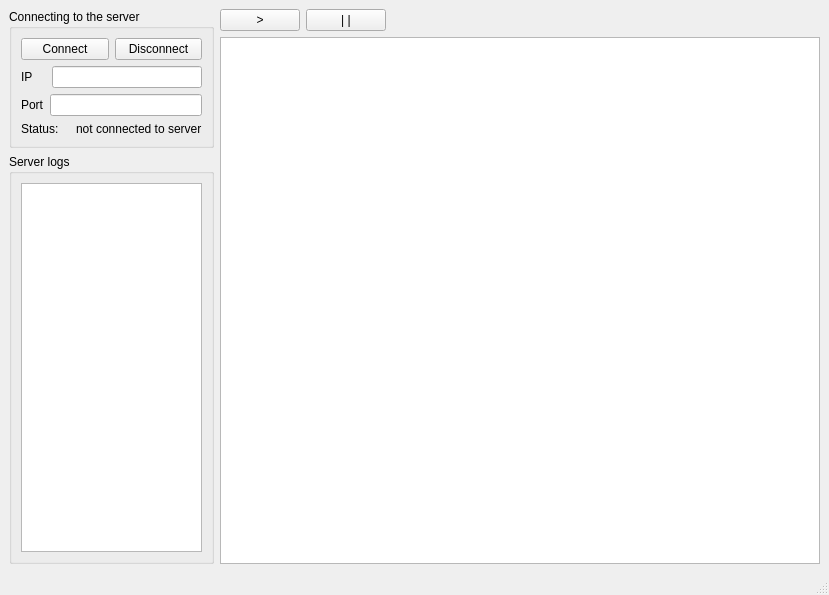
<?xml version="1.0" encoding="UTF-8"?>
<ui version="4.0">
 <class>MainWindow</class>
 <widget class="QMainWindow" name="MainWindow">
  <property name="geometry">
   <rect>
    <x>0</x>
    <y>0</y>
    <width>829</width>
    <height>595</height>
   </rect>
  </property>
  <property name="windowTitle">
   <string>MainWindow</string>
  </property>
  <widget class="QWidget" name="centralwidget">
   <layout class="QGridLayout" name="gridLayout_3">
    <item row="0" column="0">
     <layout class="QVBoxLayout" name="serverInfo">
      <item>
       <widget class="QGroupBox" name="connectToServer">
        <property name="title">
         <string>Connecting to the server</string>
        </property>
        <layout class="QGridLayout" name="gridLayout">
         <item row="0" column="0">
          <layout class="QHBoxLayout" name="connectAndDisconnect">
           <item>
            <widget class="QPushButton" name="Btn_connect">
             <property name="text">
              <string>Connect</string>
             </property>
            </widget>
           </item>
           <item>
            <widget class="QPushButton" name="Btn_disconnect">
             <property name="text">
              <string>Disconnect</string>
             </property>
            </widget>
           </item>
          </layout>
         </item>
         <item row="1" column="0">
          <layout class="QVBoxLayout" name="addresAndPort">
           <item>
            <layout class="QHBoxLayout" name="Ip">
             <item>
              <widget class="QLabel" name="L_ipConst">
               <property name="text">
                <string>IP    </string>
               </property>
              </widget>
             </item>
             <item>
              <widget class="QLineEdit" name="Le_ip"/>
             </item>
            </layout>
           </item>
           <item>
            <layout class="QHBoxLayout" name="Port">
             <item>
              <widget class="QLabel" name="L_portConst">
               <property name="text">
                <string>Port</string>
               </property>
              </widget>
             </item>
             <item>
              <widget class="QLineEdit" name="Le_port"/>
             </item>
            </layout>
           </item>
          </layout>
         </item>
         <item row="2" column="0">
          <layout class="QHBoxLayout" name="statusServer">
           <item>
            <widget class="QLabel" name="L_statusConst">
             <property name="text">
              <string>Status:</string>
             </property>
            </widget>
           </item>
           <item>
            <widget class="QLabel" name="L_status">
             <property name="text">
              <string>not connected to server</string>
             </property>
            </widget>
           </item>
          </layout>
         </item>
        </layout>
       </widget>
      </item>
      <item>
       <widget class="QGroupBox" name="logServer">
        <property name="title">
         <string>Server logs</string>
        </property>
        <layout class="QGridLayout" name="gridLayout_2">
         <item row="0" column="0">
          <widget class="QTextEdit" name="Te_log"/>
         </item>
        </layout>
       </widget>
      </item>
     </layout>
    </item>
    <item row="0" column="1">
     <layout class="QVBoxLayout" name="verticalLayout_3">
      <item>
       <layout class="QHBoxLayout" name="horizontalLayout_5">
        <item>
         <widget class="QPushButton" name="Btn_start">
          <property name="text">
           <string>&gt;</string>
          </property>
         </widget>
        </item>
        <item>
         <widget class="QPushButton" name="Btn_stop">
          <property name="text">
           <string>| |</string>
          </property>
         </widget>
        </item>
        <item>
         <spacer name="Spacer1">
          <property name="orientation">
           <enum>Qt::Orientation::Horizontal</enum>
          </property>
          <property name="sizeHint" stdset="0">
           <size>
            <width>40</width>
            <height>20</height>
           </size>
          </property>
         </spacer>
        </item>
       </layout>
      </item>
      <item>
       <widget class="QTableWidget" name="tableWidget">
        <property name="minimumSize">
         <size>
          <width>600</width>
          <height>500</height>
         </size>
        </property>
       </widget>
      </item>
     </layout>
    </item>
   </layout>
  </widget>
  <widget class="QMenuBar" name="menubar">
   <property name="geometry">
    <rect>
     <x>0</x>
     <y>0</y>
     <width>829</width>
     <height>22</height>
    </rect>
   </property>
  </widget>
  <widget class="QStatusBar" name="statusbar"/>
 </widget>
 <resources/>
 <connections/>
</ui>
